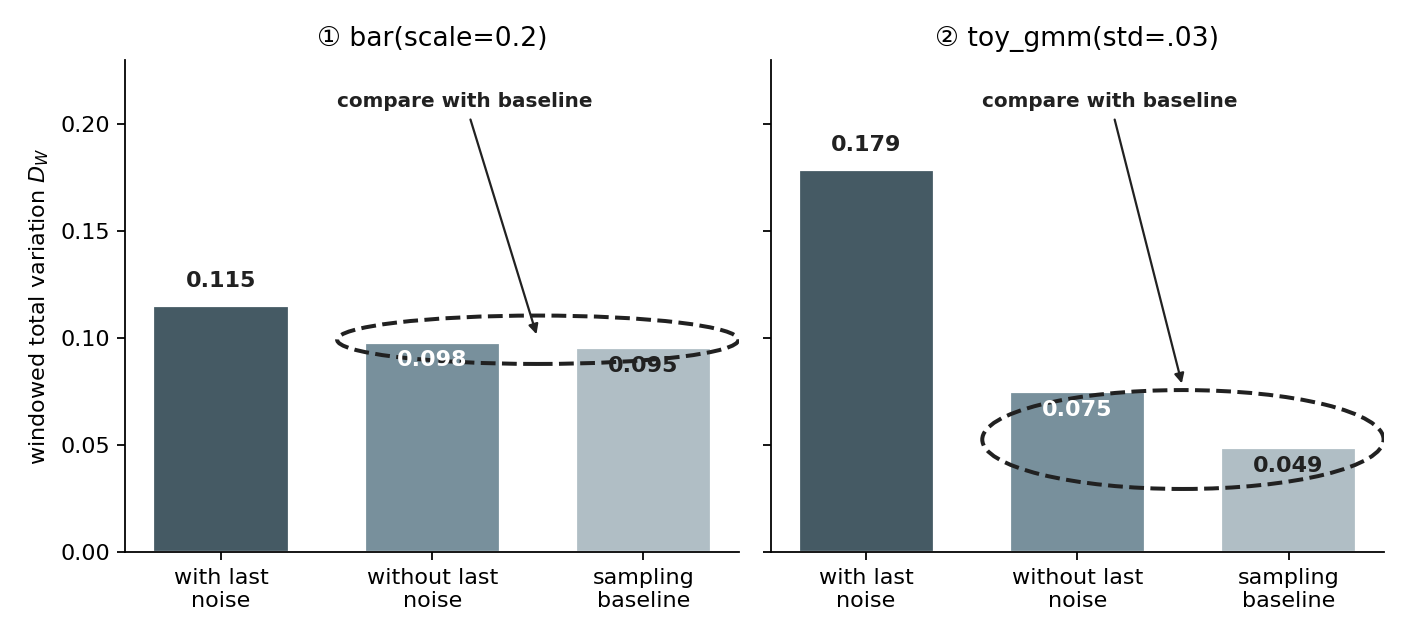

Source code (Python):
import json
from pathlib import Path

import matplotlib.pyplot as plt
from matplotlib.patches import Ellipse

ANNOTATION = "#212121"
DARK_GREY = "#455a64"
MID_GREY = "#78909c"
LIGHT_GREY = "#b0bec5"

root = Path(__file__).resolve().parents[4]
phase1 = json.loads((root / "rebuild/out/phase1/phase1.json").read_text())
rows = {row["panel"]: row for row in phase1["rows"]}
panels = [
    ("① bar(scale=0.2)", rows["bar(scale=0.2)"]),
    ("② toy_gmm(std=.03)", rows["toy_gmm(std=.03)"]),
]
labels = ["with last\nnoise", "without last\nnoise", "sampling\nbaseline"]
colors = [DARK_GREY, MID_GREY, LIGHT_GREY]

fig, axes = plt.subplots(1, 2, figsize=(8.8, 4.0), sharey=True)
for ax, (title, row) in zip(axes, panels):
    vals = [row["tv"], row["tv_last_step_mean"], row["floor"]]
    bars = ax.bar(labels, vals, color=colors, width=0.64, edgecolor="white")
    for index, (bar, value) in enumerate(zip(bars, vals)):
        if index == 0:
            y = value + 0.009
            colour = ANNOTATION
        else:
            y = value - 0.011
            colour = "white" if index == 1 else ANNOTATION
        ax.text(bar.get_x() + bar.get_width() / 2, y,
                f"{value:.3f}", ha="center", fontsize=10,
                fontweight="bold", color=colour)
    ax.set_title(title)
    ax.set_ylim(0, 0.23)
    ax.spines[["top", "right"]].set_visible(False)
    ax.add_patch(Ellipse((1.5, min(vals[1], vals[2]) + 0.004), 1.9,
                         abs(vals[1] - vals[2]) + 0.020, fill=False,
                         edgecolor=ANNOTATION, linewidth=1.8, linestyle="--"))
    ax.annotate("compare with baseline", xy=(1.5, max(vals[1], vals[2]) + 0.002),
                xytext=(0.55, 0.208),
                arrowprops=dict(arrowstyle="-|>", color=ANNOTATION),
                color=ANNOTATION, fontsize=9, fontweight="bold")
axes[0].set_ylabel(r"windowed total variation $D_W$")
fig.tight_layout()
fig.savefig(Path(__file__).with_suffix(".png"), dpi=160)
